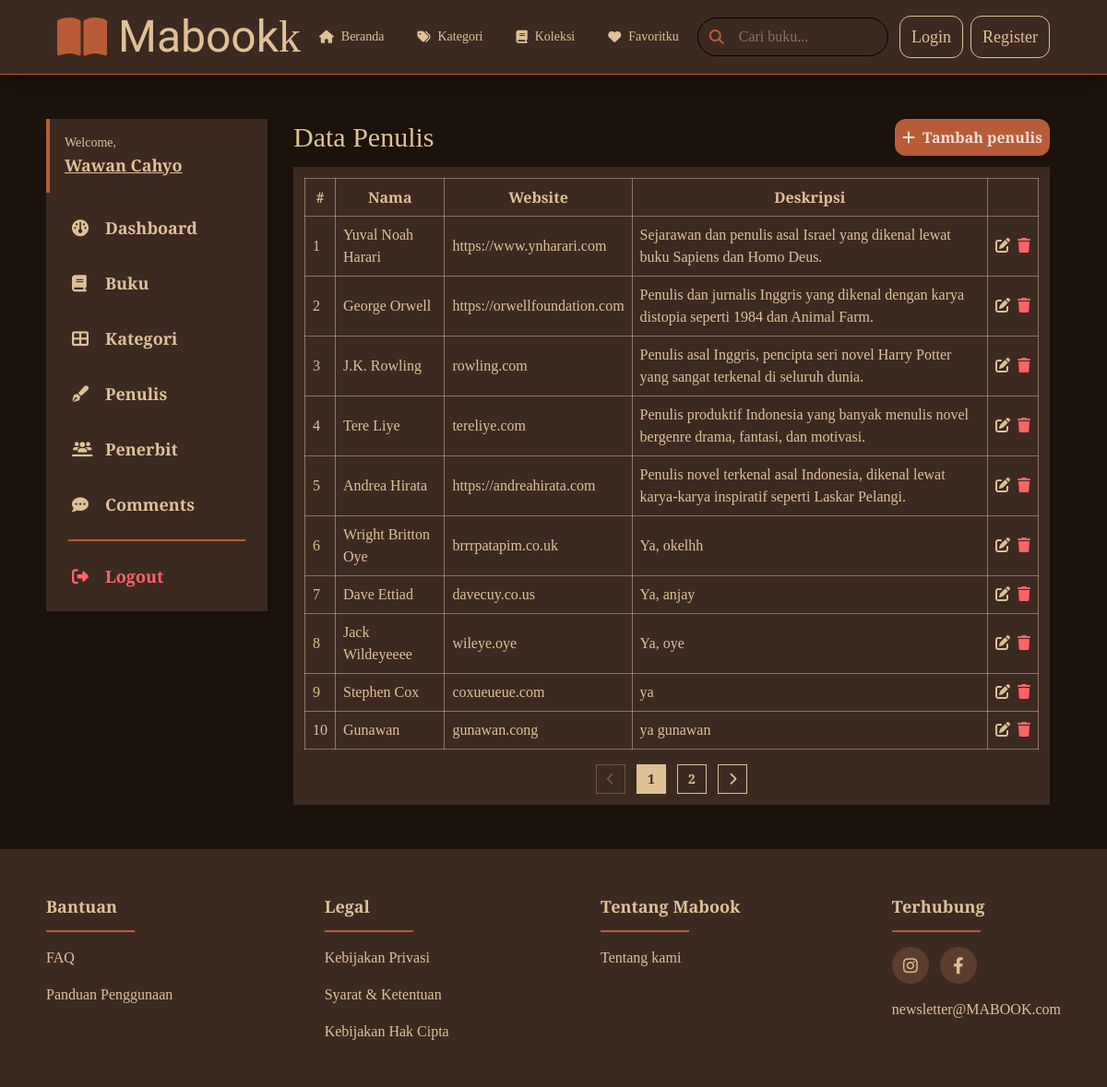
/admin/authors.php, run on the app's committed database.
### tables this page shows
CREATE TABLE `authors` (
  `id` bigint UNSIGNED NOT NULL,
  `name` varchar(255) NOT NULL,
  `website` varchar(255) NOT NULL,
  `description` mediumtext NOT NULL,
  `created_at` datetime NOT NULL
);

### functions/authors.php (called while the page is built, shortened)
<?php
require_once __DIR__ . '/../config/db.php';
function listAuthors(array $filters = [], array $pagination = []): array
{
    global $conn;
    $whereQuery = "";
    $params = [];
    $types = [];
    $limit = $pagination['limit'] ?? 10;
    $page = $pagination['page'] ?? 1;
    $limit = max(1, (int)$limit);
    $page = max(1, (int)$page);
    $offset = ($page - 1) * $limit;
    $sql = "SELECT * FROM authors $whereQuery ORDER BY created_at DESC LIMIT ? OFFSET ?";
    $stmt = $conn->prepare($sql);
    $allParams = array_merge($params, [$limit, $offset]);
    $allTypes = implode("", $types) . 'ii';
    if (!empty($allTypes)) {
        $stmt->bind_param($allTypes, ...$allParams);
    }
    $stmt->execute();
    return $stmt->get_result()->fetch_all(MYSQLI_ASSOC);
}
function countAuthors(array $filters = []): int
{
    global $conn;
    $whereQuery = "";
    $stmt = $conn->prepare("SELECT COUNT(*) AS total FROM authors $whereQuery");
    $stmt->execute();
    $data = $stmt->get_result()->fetch_assoc();
    return (int)($data['total'] ?? 0);
}

### admin/authors.php (the view, shortened to what this page needs)
<?php require_once(__DIR__ . '/../functions/authors.php') ?>
<?php
$filters = [];
$page = $_GET['page'] ?? 1;
$limit = $_GET['limit'] ?? 10;
$authors = listAuthors($filters, ['page' => $page, 'limit' => $limit]);
$countAuthors = countAuthors($filters);
$totalPage = ceil($countAuthors / $limit);
?>
<!DOCTYPE html>
<html lang="en">
<head>
    <link rel="stylesheet" href="https://cdnjs.cloudflare.com/ajax/libs/font-awesome/6.4.0/css/all.min.css">
    <link rel="stylesheet" href="/mabook/src/output.css">
</head>
<body class="bg-[url('https://www.transparenttextures.com/patterns/black-paper.png')] bg-[#1A120B]">
    <?php require_once(__DIR__ . '/../include/header.php') ?>
    <div class="w-11/12 max-w-[1200px] mx-auto mt-12 flex items-start gap-4 relative">
        <?php require_once(__DIR__ . '/../include/admin-sidebar.php') ?>
        <div class="w-full px-3">
            <div>
                <div class="font-crimson text-mabook-light flex justify-between items-center">
                    <div class="text-3xl">Data Penulis</div>
                    <a href="author-create.php" class="bg-mabook-midtone text-white/80 p-2 rounded-xl duration-200 hover:-translate-y-0.5 active:translate-y-1">
                        <div class="flex gap-2 items-center font-semibold">
                            <i class="fas fa-plus"></i>
                            Tambah penulis
                        </div>
                    </a>
                </div>
                <div class="bg-mabook-primary w-full p-3 mt-3">
                    <table class="border-collapse border border-mabook-light/40 table-auto w-full font-crimson text-mabook-light">
                        <thead>
                            <tr>
                                <th class="p-2 border border-mabook-light/50">#</th>
                                <th class="p-2 border border-mabook-light/50">Nama</th>
                                <th class="p-2 border border-mabook-light/50">Website</th>
                                <th class="p-2 border border-mabook-light/50">Deskripsi</th>
                                <th class="p-2 border border-mabook-light/50"></th>
                            </tr>
                        </thead>
                        <tbody>
                            <?php foreach ($authors as $index => $author): ?>
                                <tr>
                                    <td class="p-2 border border-mabook-light/50"><?= (($page - 1) * $limit) + $index + 1 ?></td>
                                    <td class="p-2 border border-mabook-light/50"><?= $author['name'] ?></td>
                                    <td class="p-2 border border-mabook-light/50"><?= $author['website'] ?></td>
                                    <td class="p-2 border border-mabook-light/50"><?= $author['description'] ?></td>
                                    <td class="p-2 border border-mabook-light/50">
                                        <div class="flex gap-2">
                                            <a href="author-update.php?id=<?= $author['id'] ?>"><i class="fas fa-edit"></i></a>
                                            <form action="#" method="POST" onsubmit="return confirm('Anda yakin?')">
                                                <button type="submit" class="cursor-pointer" onclick=""><i class="fas fa-trash text-red-400"></i></button>
                                            </form>
                                        </div>
                                    </td>
                                </tr>
                            <?php endforeach; ?>
                        </tbody>
                    </table>
                    <div class="flex gap-3 justify-center mt-4">
                        <button onclick="window.location='authors.php?page=<?= $page - 1 ?>'" <?= $page <= 1 ? 'disabled' : '' ?> class="mabook-pagination-item disabled:!border-mabook-light/30  disabled:!text-mabook-light/30 cursor-pointer"><i class="fas fa-chevron-left"></i></button>
                        <?php for ($i = 0; $i < $totalPage; $i++): ?>
                            <a href="authors.php?page=<?= $i + 1 ?>" class="mabook-pagination-item <?= $page == $i + 1 ? '!bg-mabook-light !text-mabook-primary' : '' ?>"><?= $i + 1 ?></a>
                        <?php endfor; ?>
                        <button onclick="window.location='authors.php?page=<?= $page + 1 ?>'" <?= $page >= $totalPage ? 'disabled' : '' ?> class="mabook-pagination-item disabled:!border-mabook-light/30  disabled:!text-mabook-light/30 cursor-pointer"><i class="fas fa-chevron-right"></i></button>
                    </div>
                </div>
            </div>
        </div>
    </div>
    <?php require_once(__DIR__ . '/../include/footer.php') ?>
</body>
</html>

### data on the page
authors: index "1", name "Yuval Noah Harari", website "https://www.ynharari.com", description "Sejarawan dan penulis asal Israel yang dikenal lewat buku Sapiens dan Homo Deus."
authors: index "2", name "George Orwell", website "https://orwellfoundation.com", description "Penulis dan jurnalis Inggris yang dikenal dengan karya distopia seperti 1984 dan Animal Farm."
authors: index "3", name "J.K. Rowling", website "rowling.com", description "Penulis asal Inggris, pencipta seri novel Harry Potter yang sangat terkenal di seluruh dunia."
authors: index "4", name "Tere Liye", website "tereliye.com", description "Penulis produktif Indonesia yang banyak menulis novel bergenre drama, fantasi, dan motivasi."
authors: index "5", name "Andrea Hirata", website "https://andreahirata.com", description "Penulis novel terkenal asal Indonesia, dikenal lewat karya-karya inspiratif seperti Laskar Pelangi."
authors: index "6", name "Wright Britton Oye", website "brrrpatapim.co.uk", description "Ya, okelhh"
authors: index "7", name "Dave Ettiad", website "davecuy.co.us", description "Ya, anjay"
authors: index "8", name "Jack Wildeyeeee", website "wileye.oye", description "Ya, oye"
authors: index "9", name "Stephen Cox", website "coxueueue.com", description "ya"
authors: index "10", name "Gunawan", website "gunawan.cong", description "ya gunawan"

### other printed values
$menu['label'] "Beranda"
$menu['label'] "Kategori"
$menu['label'] "Koleksi"
$menu['label'] "Favoritku"
